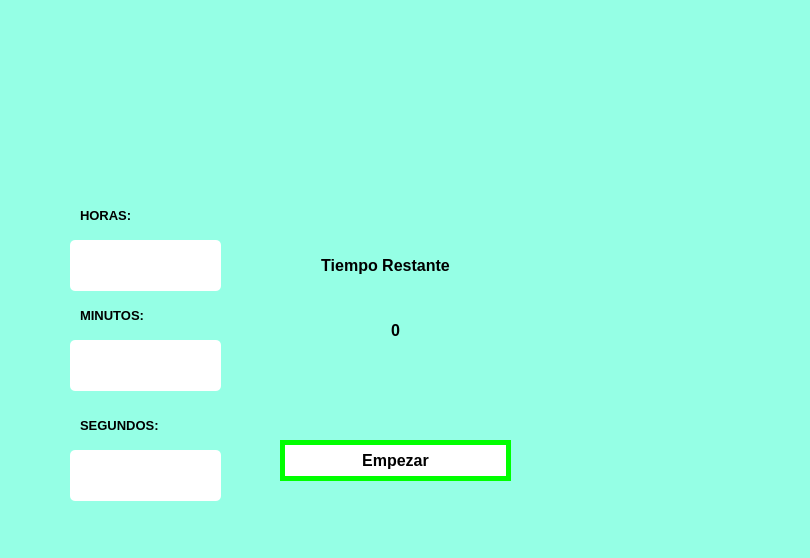
<?xml version="1.0" encoding="UTF-8"?>
<ui version="4.0">
 <class>MainWindow</class>
 <widget class="QMainWindow" name="MainWindow">
  <property name="geometry">
   <rect>
    <x>0</x>
    <y>0</y>
    <width>810</width>
    <height>558</height>
   </rect>
  </property>
  <property name="windowTitle">
   <string>MainWindow</string>
  </property>
  <property name="styleSheet">
   <string notr="true">background-color: rgb(149, 255, 229);</string>
  </property>
  <widget class="QWidget" name="centralwidget">
   <widget class="QLabel" name="imagen">
    <property name="geometry">
     <rect>
      <x>60</x>
      <y>30</y>
      <width>151</width>
      <height>141</height>
     </rect>
    </property>
    <property name="styleSheet">
     <string notr="true"/>
    </property>
    <property name="text">
     <string/>
    </property>
    <property name="pixmap">
     <pixmap resource="../Archivos/Recursos.qrc">:/ejercicios/FIT_logo_vertical.png</pixmap>
    </property>
    <property name="scaledContents">
     <bool>true</bool>
    </property>
   </widget>
   <widget class="QLabel" name="imagen_3">
    <property name="geometry">
     <rect>
      <x>590</x>
      <y>290</y>
      <width>181</width>
      <height>161</height>
     </rect>
    </property>
    <property name="styleSheet">
     <string notr="true"/>
    </property>
    <property name="text">
     <string/>
    </property>
    <property name="pixmap">
     <pixmap resource="../Archivos/Recursos.qrc">:/ejercicios/wero.jpg</pixmap>
    </property>
    <property name="scaledContents">
     <bool>true</bool>
    </property>
   </widget>
   <widget class="QLabel" name="label_2">
    <property name="geometry">
     <rect>
      <x>570</x>
      <y>50</y>
      <width>221</width>
      <height>101</height>
     </rect>
    </property>
    <property name="text">
     <string/>
    </property>
    <property name="pixmap">
     <pixmap resource="../Archivos/Recursos.qrc">:/ejercicios/log_uat_nuevo.png</pixmap>
    </property>
    <property name="scaledContents">
     <bool>true</bool>
    </property>
   </widget>
   <widget class="QLabel" name="label_4">
    <property name="geometry">
     <rect>
      <x>80</x>
      <y>300</y>
      <width>121</width>
      <height>31</height>
     </rect>
    </property>
    <property name="font">
     <font>
      <pointsize>10</pointsize>
      <weight>75</weight>
      <bold>true</bold>
     </font>
    </property>
    <property name="text">
     <string>MINUTOS:</string>
    </property>
   </widget>
   <widget class="QLabel" name="label_3">
    <property name="geometry">
     <rect>
      <x>80</x>
      <y>200</y>
      <width>91</width>
      <height>31</height>
     </rect>
    </property>
    <property name="font">
     <font>
      <pointsize>10</pointsize>
      <weight>75</weight>
      <bold>true</bold>
     </font>
    </property>
    <property name="text">
     <string>HORAS:</string>
    </property>
   </widget>
   <widget class="QLineEdit" name="minutos">
    <property name="geometry">
     <rect>
      <x>70</x>
      <y>340</y>
      <width>151</width>
      <height>51</height>
     </rect>
    </property>
    <property name="font">
     <font>
      <weight>75</weight>
      <bold>true</bold>
     </font>
    </property>
    <property name="styleSheet">
     <string notr="true">border-radius: 5px;
background-color: rgb(255, 255, 255);
</string>
    </property>
    <property name="text">
     <string/>
    </property>
    <property name="alignment">
     <set>Qt::AlignCenter</set>
    </property>
   </widget>
   <widget class="QLineEdit" name="segundos">
    <property name="geometry">
     <rect>
      <x>70</x>
      <y>450</y>
      <width>151</width>
      <height>51</height>
     </rect>
    </property>
    <property name="font">
     <font>
      <weight>75</weight>
      <bold>true</bold>
     </font>
    </property>
    <property name="styleSheet">
     <string notr="true">border-radius: 5px;
background-color: rgb(255, 255, 255);
</string>
    </property>
    <property name="text">
     <string/>
    </property>
    <property name="alignment">
     <set>Qt::AlignCenter</set>
    </property>
   </widget>
   <widget class="QLabel" name="label_5">
    <property name="geometry">
     <rect>
      <x>80</x>
      <y>410</y>
      <width>111</width>
      <height>31</height>
     </rect>
    </property>
    <property name="font">
     <font>
      <pointsize>10</pointsize>
      <weight>75</weight>
      <bold>true</bold>
     </font>
    </property>
    <property name="text">
     <string>SEGUNDOS:</string>
    </property>
   </widget>
   <widget class="QLineEdit" name="horas">
    <property name="geometry">
     <rect>
      <x>70</x>
      <y>240</y>
      <width>151</width>
      <height>51</height>
     </rect>
    </property>
    <property name="font">
     <font>
      <weight>75</weight>
      <bold>true</bold>
     </font>
    </property>
    <property name="styleSheet">
     <string notr="true">border-radius: 5px;
background-color: rgb(255, 255, 255);
</string>
    </property>
    <property name="text">
     <string/>
    </property>
    <property name="alignment">
     <set>Qt::AlignCenter</set>
    </property>
   </widget>
   <widget class="QPushButton" name="btn_inicio">
    <property name="geometry">
     <rect>
      <x>280</x>
      <y>440</y>
      <width>231</width>
      <height>41</height>
     </rect>
    </property>
    <property name="font">
     <font>
      <pointsize>12</pointsize>
      <weight>75</weight>
      <bold>true</bold>
     </font>
    </property>
    <property name="styleSheet">
     <string notr="true">background-color: rgb(255,255,255);
color: rgb(0,0,0);
border-radius:25px;
border:5px solid lime</string>
    </property>
    <property name="text">
     <string>Empezar</string>
    </property>
   </widget>
   <widget class="QLabel" name="pasado">
    <property name="geometry">
     <rect>
      <x>260</x>
      <y>290</y>
      <width>271</width>
      <height>81</height>
     </rect>
    </property>
    <property name="font">
     <font>
      <pointsize>12</pointsize>
      <weight>75</weight>
      <bold>true</bold>
     </font>
    </property>
    <property name="text">
     <string>0</string>
    </property>
    <property name="alignment">
     <set>Qt::AlignCenter</set>
    </property>
   </widget>
   <widget class="QLabel" name="label">
    <property name="geometry">
     <rect>
      <x>250</x>
      <y>250</y>
      <width>271</width>
      <height>31</height>
     </rect>
    </property>
    <property name="font">
     <font>
      <pointsize>12</pointsize>
      <weight>75</weight>
      <bold>true</bold>
     </font>
    </property>
    <property name="text">
     <string>Tiempo Restante</string>
    </property>
    <property name="alignment">
     <set>Qt::AlignCenter</set>
    </property>
   </widget>
  </widget>
  <widget class="QMenuBar" name="menubar">
   <property name="geometry">
    <rect>
     <x>0</x>
     <y>0</y>
     <width>810</width>
     <height>26</height>
    </rect>
   </property>
  </widget>
  <widget class="QStatusBar" name="statusbar"/>
 </widget>
 <resources>
  <include location="../Archivos/Recursos.qrc"/>
 </resources>
 <connections/>
</ui>
